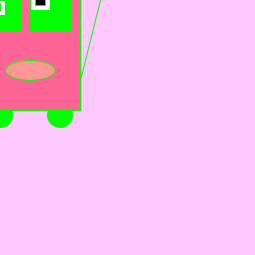
Frame 1 (no input)
Frame 60 (the mouse pressed at the canvas centre just before this capture): identical to frame 1, image omitted
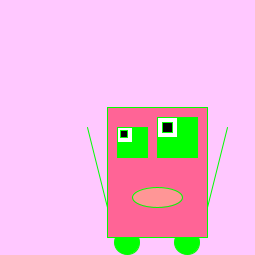
Frame 120 (the mouse held since frame 60 and released just before this capture)

The Processing sketch that drew these frames (run headless with seeded random() and noise(); from frame 60 on, the mouse is pressed at the canvas centre):

// Processing sketch: processing_122815
// ── processing_122815.pde

void setup () {
  size (255, 255);

}

void draw () {
  background (255, 200, 255);
  stroke(0, 255, 0);
  fill(0, 255, 0);
  ellipse(mouseX+60, mouseY+115, 25, 25);
  ellipse(mouseX, mouseY+115, 25, 25);
  fill(255, 100, 150);
  rect(mouseX-20, mouseY-20, 100, 130);
  fill(0, 255, 0);
  rect(mouseX-10, mouseY, 30, 30);
  rect(mouseX+30, mouseY-10, 40, 40);
  fill(255);
  rect(mouseX-10, mouseY, 15, 15);
  rect(mouseX+30, mouseY-10, 20, 20);
  fill(0);
  rect(mouseX-7, mouseY+3, 7, 7);
  rect(mouseX+35, mouseY-5, 10, 10);
  line(mouseX-40, mouseY, mouseX-20, mouseY+80);
  line(mouseX+100, mouseY, mouseX+80, mouseY+80);
  fill(255, 150, 150);
  ellipse(mouseX+30, mouseY+70, 50, 20);
}
